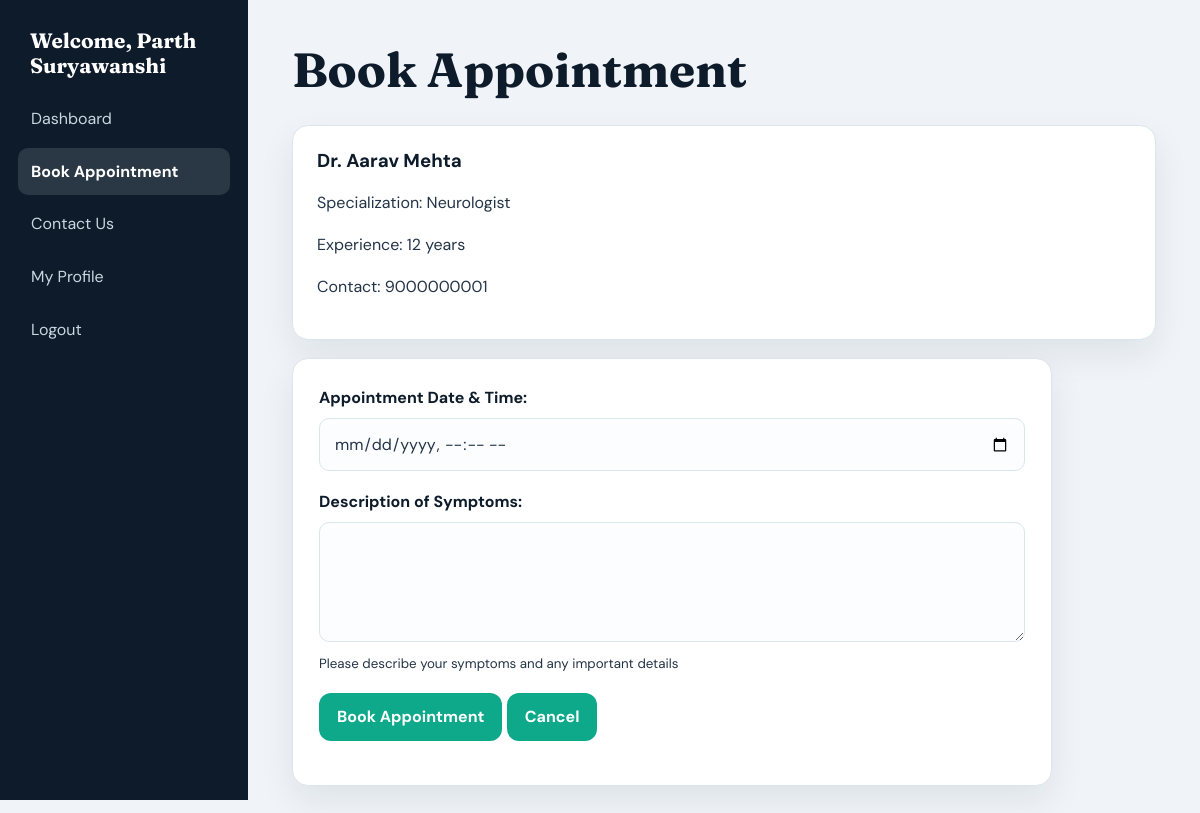
/user/book_appointment.php?doctor_id=7 (signed in), run on the app's committed database.
### tables this page shows
CREATE TABLE doctors (
  doctor_id int NOT NULL AUTO_INCREMENT,
  `name` varchar(255) NOT NULL,
  specialization varchar(255) NOT NULL,
  experience int NOT NULL,
  contact_details varchar(255) NOT NULL,
  created_at timestamp NULL DEFAULT CURRENT_TIMESTAMP,
  photo varchar(255) DEFAULT NULL,
  PRIMARY KEY (doctor_id)
);

### user/book_appointment.php (the view, shortened to what this page needs)
<?php
require_once '../includes/db_connection.php';
$doctor_id = $_GET['doctor_id'] ?? null;
$error = '';
$doctor = [];
try {
    $stmt = $pdo->prepare("SELECT * FROM doctors WHERE doctor_id = ?");
    $stmt->execute([$doctor_id]);
    $doctor = $stmt->fetch();
} catch (PDOException $e) {
    error_log('Book appointment doctor fetch failed: ' . $e->getMessage());
    $error = "Unable to load doctor details right now.";
}
?>
<!DOCTYPE html>
<html lang="en">
<head>
    <link href="../assets/css/style.css" rel="stylesheet">
</head>
<body>
    <div class="dashboard-container">
        <div class="user-sidebar">
            <h2>Welcome, <?= htmlspecialchars($_SESSION['name']) ?></h2>
            <nav>
                <a href="dashboard.php" class="nav-link">Dashboard</a>
                <a href="doctors.php" class="nav-link active">Book Appointment</a>
                <a href="contact.php" class="nav-link">Contact Us</a>
                <a href="profile.php" class="nav-link">My Profile</a>
                <a href="../auth/logout.php" class="nav-link">Logout</a>
            </nav>
        </div>
        <div class="user-main">
            <div class="booking-container">
                <h1>Book Appointment</h1>
                <?php if ($doctor): ?>
                    <div class="doctor-info">
                        <h3>Dr. <?= htmlspecialchars($doctor['name']) ?></h3>
                        <p>Specialization: <?= htmlspecialchars($doctor['specialization']) ?></p>
                        <p>Experience: <?= htmlspecialchars((string) $doctor['experience'], ENT_QUOTES, 'UTF-8') ?> years</p>
                        <p>Contact: <?= htmlspecialchars($doctor['contact_details']) ?></p>
                    </div>
                    <form method="post">
                        <div class="form-group">
                            <label>Appointment Date & Time:</label>
                            <input type="datetime-local" name="appointment_date"
                                   min="<?= date('Y-m-d\TH:i') ?>" required>
                        </div>
                        <div class="form-group">
                            <label>Description of Symptoms:</label>
                            <textarea name="description" required><?= htmlspecialchars($description ?? '') ?></textarea>
                            <br>
                            <small>Please describe your symptoms and any important details</small>
                        </div>
                        <div class="form-group">
                            <button type="submit" class="btn">Book Appointment</button>
                            <a href="doctors.php" class="btn">Cancel</a>
                        </div>
                    </form>
                <?php else: ?>
                    <div class="alert error"><?= htmlspecialchars($error, ENT_QUOTES, 'UTF-8') ?></div>
                    <a href="doctors.php" class="btn">Back to Doctors List</a>
                <?php endif; ?>
            </div>
        </div>
    </div>
</body>
</html>

### assets/css/style.css (style rules this page uses)
:root { --navy: #0d1b2a; --navy-soft: #1b3145; --teal: #0ea98b; --teal-dark: #087e69; --slate: #f0f4f8; --coral: #ff6b6b; --ink: #243447; --muted: #64748b; --line: #dbe5ec; --white: #fff; --radius: 16px; --shadow: 0 14px 35px rgba(13, 27, 42, .08); }
* { box-sizing: border-box; }
html { scroll-behavior: smooth; }
body { margin: 0 !important; min-height: 100vh; background: var(--slate) !important; background-image: none !important; color: var(--ink) !important; font: 400 16px/1.6 'DM Sans', sans-serif !important; }
a { color: var(--teal-dark); text-decoration: none; }
h1, h2, h3, h4 { color: var(--navy); line-height: 1.15; margin-top: 0; }
h1, h2 { font-family: Fraunces, serif; }
button, input, textarea, select { font: inherit; }
.btn, button.btn { display:inline-flex; align-items:center; justify-content:center; gap:8px; border: 0; border-radius: 12px; padding: 11px 18px; background: var(--teal) !important; color: var(--white) !important; cursor:pointer; font-weight:700; transition: transform .2s, background .2s, box-shadow .2s; }
.dashboard-container, .admin-dashboard { display:flex; min-height:100vh; width:100%; }
.user-sidebar, .admin-sidebar { position: fixed !important; inset: 0 auto 0 0; width: 248px !important; height:100vh !important; padding: 28px 18px !important; background: var(--navy) !important; border-radius:0 !important; box-shadow:none !important; z-index:5; }
.user-sidebar h2, .admin-sidebar h2 { color:#fff !important; font:700 1.3rem Fraunces,serif; padding:0 12px; }
.user-sidebar nav, .admin-sidebar nav { display:flex; flex-direction:column; gap:5px; }
.nav-link { display:block; color: #c9d7e1 !important; padding:11px 13px !important; margin:0 !important; border-radius:10px !important; transition: background .2s, color .2s; }
.nav-link:hover, .nav-link.active { background: rgba(255,255,255,.12) !important; color:#fff !important; font-weight:700; }
.user-main, .admin-main { width:auto !important; min-height:100vh; margin-left:248px !important; padding:42px 44px !important; flex:1; max-width:calc(100% - 248px); }
.user-main h1, .admin-main h1 { font-size: clamp(2rem, 4vw, 3rem); margin-bottom: 28px; }
.stat-card, .recent-appointments, .doctor-card, .doctor-info, .booking-container form, .login-container, .register-container, .contact-container, .profile-container, .feedback-card, .report-card { background: var(--white) !important; border:1px solid var(--line); border-radius:var(--radius) !important; box-shadow: var(--shadow) !important; color:var(--ink); }
.doctor-info { padding:24px !important; margin-bottom:18px; }
.booking-container form, .contact-container, .profile-container { padding:26px !important; max-width:760px; }
.form-group { margin-bottom:18px !important; text-align:left; }
label { display:block; color:var(--navy); font-weight:700; margin-bottom:7px; }
input, textarea, select { width:100% !important; padding:12px 14px !important; color:var(--ink); background:#fbfdff !important; border:1px solid var(--line) !important; border-radius:10px !important; }
textarea { min-height:120px; resize:vertical; }

### data on the page
doctors: name "Aarav Mehta", specialization "Neurologist", experience "12", contact_details "9000000001"

### other printed values
$_SESSION['name'] "Parth Suryawanshi"
